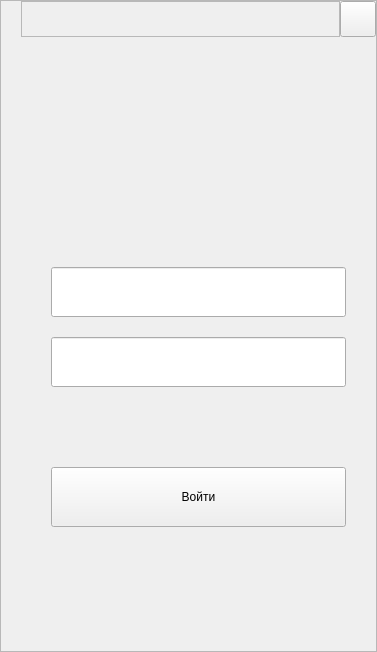
<?xml version="1.0" encoding="UTF-8"?>
<ui version="4.0">
 <class>LoginWindow</class>
 <widget class="QMainWindow" name="LoginWindow">
  <property name="geometry">
   <rect>
    <x>0</x>
    <y>0</y>
    <width>377</width>
    <height>652</height>
   </rect>
  </property>
  <property name="windowTitle">
   <string>LoginWindow</string>
  </property>
  <property name="styleSheet">
   <string notr="true"/>
  </property>
  <widget class="QWidget" name="centralwidget">
   <layout class="QGridLayout" name="gridLayout">
    <property name="leftMargin">
     <number>0</number>
    </property>
    <property name="topMargin">
     <number>0</number>
    </property>
    <property name="rightMargin">
     <number>0</number>
    </property>
    <property name="bottomMargin">
     <number>0</number>
    </property>
    <property name="spacing">
     <number>0</number>
    </property>
    <item row="0" column="0">
     <widget class="QFrame" name="central">
      <property name="frameShape">
       <enum>QFrame::StyledPanel</enum>
      </property>
      <property name="frameShadow">
       <enum>QFrame::Raised</enum>
      </property>
      <layout class="QVBoxLayout" name="verticalLayout_2">
       <property name="spacing">
        <number>0</number>
       </property>
       <property name="leftMargin">
        <number>20</number>
       </property>
       <property name="topMargin">
        <number>0</number>
       </property>
       <property name="rightMargin">
        <number>0</number>
       </property>
       <property name="bottomMargin">
        <number>0</number>
       </property>
       <item>
        <layout class="QHBoxLayout" name="horizontalLayout_4">
         <property name="spacing">
          <number>0</number>
         </property>
         <property name="bottomMargin">
          <number>0</number>
         </property>
         <item>
          <widget class="QFrame" name="frame_top">
           <property name="minimumSize">
            <size>
             <width>0</width>
             <height>0</height>
            </size>
           </property>
           <property name="frameShape">
            <enum>QFrame::StyledPanel</enum>
           </property>
           <property name="frameShadow">
            <enum>QFrame::Raised</enum>
           </property>
           <layout class="QHBoxLayout" name="horizontalLayout_2">
            <property name="spacing">
             <number>0</number>
            </property>
            <property name="leftMargin">
             <number>0</number>
            </property>
            <property name="topMargin">
             <number>0</number>
            </property>
            <property name="rightMargin">
             <number>0</number>
            </property>
            <property name="bottomMargin">
             <number>0</number>
            </property>
           </layout>
          </widget>
         </item>
         <item>
          <widget class="QPushButton" name="btnClose">
           <property name="minimumSize">
            <size>
             <width>36</width>
             <height>36</height>
            </size>
           </property>
           <property name="maximumSize">
            <size>
             <width>36</width>
             <height>36</height>
            </size>
           </property>
           <property name="cursor">
            <cursorShape>PointingHandCursor</cursorShape>
           </property>
           <property name="text">
            <string/>
           </property>
           <property name="icon">
            <iconset resource="../../resurce.qrc">
             <normaloff>:/Icons/icons/x_.svg</normaloff>:/Icons/icons/x_.svg</iconset>
           </property>
           <property name="iconSize">
            <size>
             <width>24</width>
             <height>24</height>
            </size>
           </property>
          </widget>
         </item>
        </layout>
       </item>
       <item>
        <layout class="QVBoxLayout" name="verticalLayout_3">
         <property name="spacing">
          <number>0</number>
         </property>
         <property name="leftMargin">
          <number>30</number>
         </property>
         <property name="topMargin">
          <number>0</number>
         </property>
         <property name="rightMargin">
          <number>30</number>
         </property>
         <property name="bottomMargin">
          <number>0</number>
         </property>
         <item>
          <layout class="QHBoxLayout" name="horizontalLayout">
           <item>
            <widget class="QLabel" name="logo">
             <property name="minimumSize">
              <size>
               <width>150</width>
               <height>150</height>
              </size>
             </property>
             <property name="maximumSize">
              <size>
               <width>150</width>
               <height>150</height>
              </size>
             </property>
             <property name="text">
              <string/>
             </property>
             <property name="pixmap">
              <pixmap resource="../../resurce.qrc">:/Icons/icons/aperture_.svg</pixmap>
             </property>
             <property name="scaledContents">
              <bool>true</bool>
             </property>
             <property name="alignment">
              <set>Qt::AlignCenter</set>
             </property>
            </widget>
           </item>
          </layout>
         </item>
         <item>
          <layout class="QVBoxLayout" name="verticalLayout">
           <property name="spacing">
            <number>0</number>
           </property>
           <property name="topMargin">
            <number>0</number>
           </property>
           <property name="bottomMargin">
            <number>0</number>
           </property>
           <item>
            <spacer name="verticalSpacer_2">
             <property name="orientation">
              <enum>Qt::Vertical</enum>
             </property>
             <property name="sizeType">
              <enum>QSizePolicy::Fixed</enum>
             </property>
             <property name="sizeHint" stdset="0">
              <size>
               <width>20</width>
               <height>80</height>
              </size>
             </property>
            </spacer>
           </item>
           <item>
            <widget class="QLineEdit" name="le_username">
             <property name="minimumSize">
              <size>
               <width>0</width>
               <height>50</height>
              </size>
             </property>
             <property name="maximumSize">
              <size>
               <width>16777215</width>
               <height>50</height>
              </size>
             </property>
             <property name="tabletTracking">
              <bool>true</bool>
             </property>
             <property name="styleSheet">
              <string notr="true"/>
             </property>
             <property name="inputMethodHints">
              <set>Qt::ImhNone</set>
             </property>
             <property name="echoMode">
              <enum>QLineEdit::Normal</enum>
             </property>
            </widget>
           </item>
           <item>
            <spacer name="verticalSpacer_4">
             <property name="orientation">
              <enum>Qt::Vertical</enum>
             </property>
             <property name="sizeType">
              <enum>QSizePolicy::Fixed</enum>
             </property>
             <property name="sizeHint" stdset="0">
              <size>
               <width>20</width>
               <height>20</height>
              </size>
             </property>
            </spacer>
           </item>
           <item>
            <widget class="QLineEdit" name="le_password">
             <property name="minimumSize">
              <size>
               <width>0</width>
               <height>50</height>
              </size>
             </property>
             <property name="maximumSize">
              <size>
               <width>16777215</width>
               <height>50</height>
              </size>
             </property>
             <property name="tabletTracking">
              <bool>true</bool>
             </property>
             <property name="echoMode">
              <enum>QLineEdit::Password</enum>
             </property>
            </widget>
           </item>
           <item>
            <spacer name="verticalSpacer_3">
             <property name="orientation">
              <enum>Qt::Vertical</enum>
             </property>
             <property name="sizeType">
              <enum>QSizePolicy::Fixed</enum>
             </property>
             <property name="sizeHint" stdset="0">
              <size>
               <width>20</width>
               <height>80</height>
              </size>
             </property>
            </spacer>
           </item>
           <item>
            <widget class="QPushButton" name="btnSignIn">
             <property name="minimumSize">
              <size>
               <width>0</width>
               <height>60</height>
              </size>
             </property>
             <property name="maximumSize">
              <size>
               <width>16777215</width>
               <height>60</height>
              </size>
             </property>
             <property name="cursor">
              <cursorShape>PointingHandCursor</cursorShape>
             </property>
             <property name="tabletTracking">
              <bool>true</bool>
             </property>
             <property name="text">
              <string>Войти</string>
             </property>
            </widget>
           </item>
           <item>
            <spacer name="verticalSpacer">
             <property name="orientation">
              <enum>Qt::Vertical</enum>
             </property>
             <property name="sizeType">
              <enum>QSizePolicy::Minimum</enum>
             </property>
             <property name="sizeHint" stdset="0">
              <size>
               <width>20</width>
               <height>40</height>
              </size>
             </property>
            </spacer>
           </item>
           <item>
            <widget class="QLabel" name="Login_response">
             <property name="minimumSize">
              <size>
               <width>0</width>
               <height>50</height>
              </size>
             </property>
             <property name="text">
              <string/>
             </property>
             <property name="alignment">
              <set>Qt::AlignCenter</set>
             </property>
            </widget>
           </item>
           <item>
            <spacer name="verticalSpacer_5">
             <property name="orientation">
              <enum>Qt::Vertical</enum>
             </property>
             <property name="sizeHint" stdset="0">
              <size>
               <width>20</width>
               <height>40</height>
              </size>
             </property>
            </spacer>
           </item>
          </layout>
         </item>
        </layout>
       </item>
      </layout>
     </widget>
    </item>
   </layout>
  </widget>
 </widget>
 <resources>
  <include location="../../resurce.qrc"/>
 </resources>
 <connections/>
</ui>
